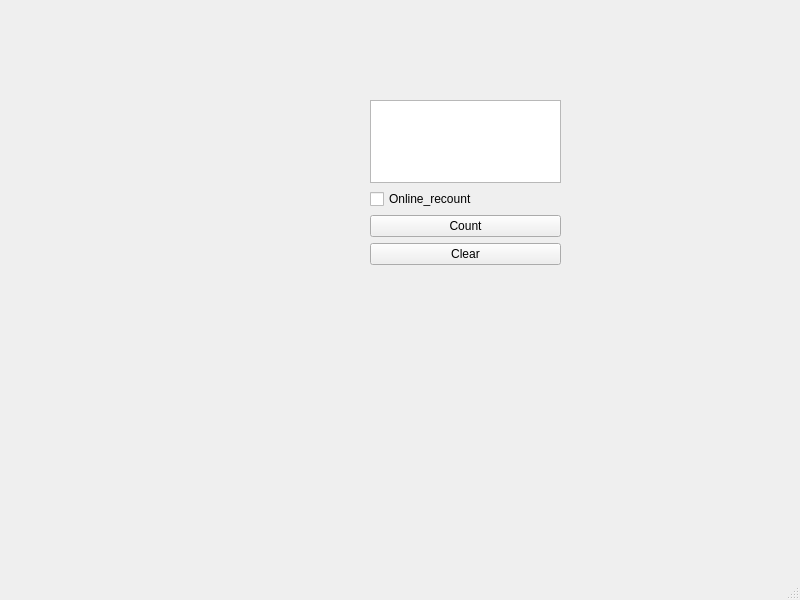
<?xml version="1.0" encoding="UTF-8"?>
<ui version="4.0">
 <class>MainWindow</class>
 <widget class="QMainWindow" name="MainWindow">
  <property name="geometry">
   <rect>
    <x>0</x>
    <y>0</y>
    <width>800</width>
    <height>600</height>
   </rect>
  </property>
  <property name="windowTitle">
   <string>MainWindow</string>
  </property>
  <widget class="QWidget" name="centralwidget">
   <widget class="DrawWidget" name="widget" native="true">
    <property name="geometry">
     <rect>
      <x>80</x>
      <y>40</y>
      <width>231</width>
      <height>201</height>
     </rect>
    </property>
   </widget>
   <widget class="QWidget" name="verticalLayoutWidget">
    <property name="geometry">
     <rect>
      <x>370</x>
      <y>100</y>
      <width>191</width>
      <height>165</height>
     </rect>
    </property>
    <layout class="QVBoxLayout" name="verticalLayout">
     <item>
      <widget class="QTextBrowser" name="textBrowser"/>
     </item>
     <item>
      <widget class="QCheckBox" name="Online">
       <property name="text">
        <string>Online_recount</string>
       </property>
      </widget>
     </item>
     <item>
      <widget class="QPushButton" name="pushButton_cnt">
       <property name="text">
        <string>Count</string>
       </property>
      </widget>
     </item>
     <item>
      <widget class="QPushButton" name="pushButton_clear">
       <property name="text">
        <string>Clear</string>
       </property>
      </widget>
     </item>
    </layout>
   </widget>
  </widget>
  <widget class="QMenuBar" name="menubar">
   <property name="geometry">
    <rect>
     <x>0</x>
     <y>0</y>
     <width>800</width>
     <height>23</height>
    </rect>
   </property>
  </widget>
  <widget class="QStatusBar" name="statusbar"/>
 </widget>
 <customwidgets>
  <customwidget>
   <class>DrawWidget</class>
   <extends>QWidget</extends>
   <header>drawwidget.h</header>
   <container>1</container>
  </customwidget>
 </customwidgets>
 <resources/>
 <connections/>
</ui>
